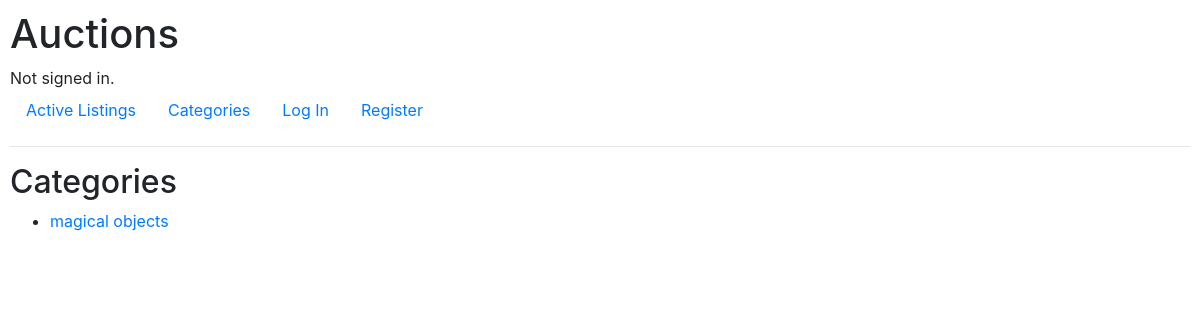
The app's page /cateories, older data.
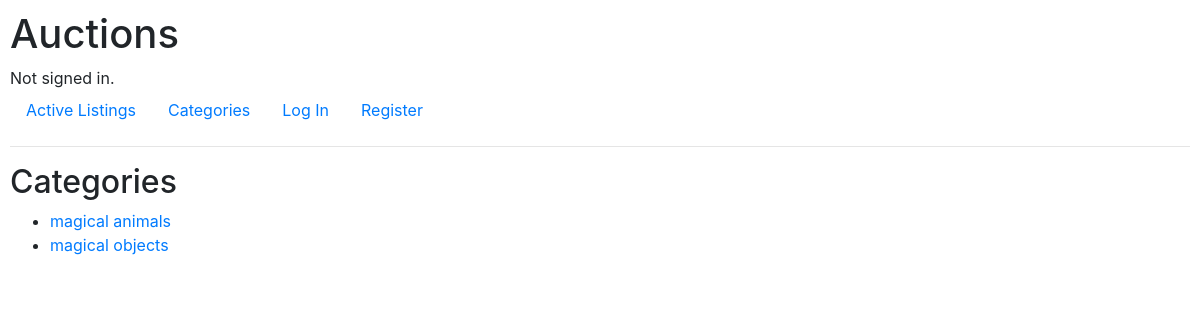
The same page, newer data.
### auctions/models.py (models this page shows, shortened)
class AuctionListing(models.Model):
    title = models.CharField(max_length=64)
    description = models.CharField(max_length=64)
    starting_bid = models.FloatField()
    img_url = models.URLField()
    category = models.CharField(max_length=64)

### auctions/views.py (the view)
# urls.py: path("cateories", views.categories, name="categories"),
def categories(request):
    all_categories = AuctionListing.objects.values_list("category", flat=True)
    all_categories = set(all_categories)
    return render(request, "auctions/categories.html",{
                      "all_categories": all_categories
                  } )

### auctions/templates/auctions/categories.html
{% extends "auctions/layout.html" %}
{% block body %}
<h2>Categories</h2>
<ul>
    {% for category in all_categories %}
    <li><a href="{% url "category" category %}">{{ category }}</a></li>
    {% endfor %}
</ul>
{% endblock %}

### auctions/templates/auctions/layout.html (shortened to what this page needs)
{% load static %}
<!DOCTYPE html>
<html lang="en">
    <head>
        <link rel="stylesheet" href="https://stackpath.bootstrapcdn.com/bootstrap/4.4.1/css/bootstrap.min.css">
        <link href="{% static 'auctions/styles.css' %}" rel="stylesheet">
    </head>
    <body>
        <h1>Auctions</h1>
        <div>
            {% if user.is_authenticated %}
                Signed in as <strong>{{ user.username }}</strong>.
            {% else %}
                Not signed in.
            {% endif %}
        </div>
        <ul class="nav">
            <li class="nav-item">
                <a class="nav-link" href="{% url 'index' %}">Active Listings</a>
            </li>
            <li class="nav-item">
                <a class="nav-link" href="{% url 'categories' %}">Categories</a>
            </li>
            {% if user.is_authenticated %}
                <li class="nav-item">
                    <a class="nav-link" href="{% url 'logout' %}">Log Out</a>
                </li>
                <li class="nav-item">
                    <a class="nav-link" href="{% url 'new_listing' %}">Create a New Listing</a>
                </li>
                <li class="nav-item">
                    <a class="nav-link" href="{% url 'watch_list' %}">Watch List</a>
                </li>
            {% else %}
                <li class="nav-item">
                    <a class="nav-link" href="{% url 'login' %}">Log In</a>
                </li>
                <li class="nav-item">
                    <a class="nav-link" href="{% url 'register' %}">Register</a>
                </li>
            {% endif %}
        </ul>
        <hr>
        {% block body %}
        {% endblock %}
    </body>
</html>

### auctions/static/auctions/styles.css (style rules this page uses)
body { padding: 10px; }

Row changes from the older to the newer data that the page shows:
added AuctionListing: category "magical animals"
